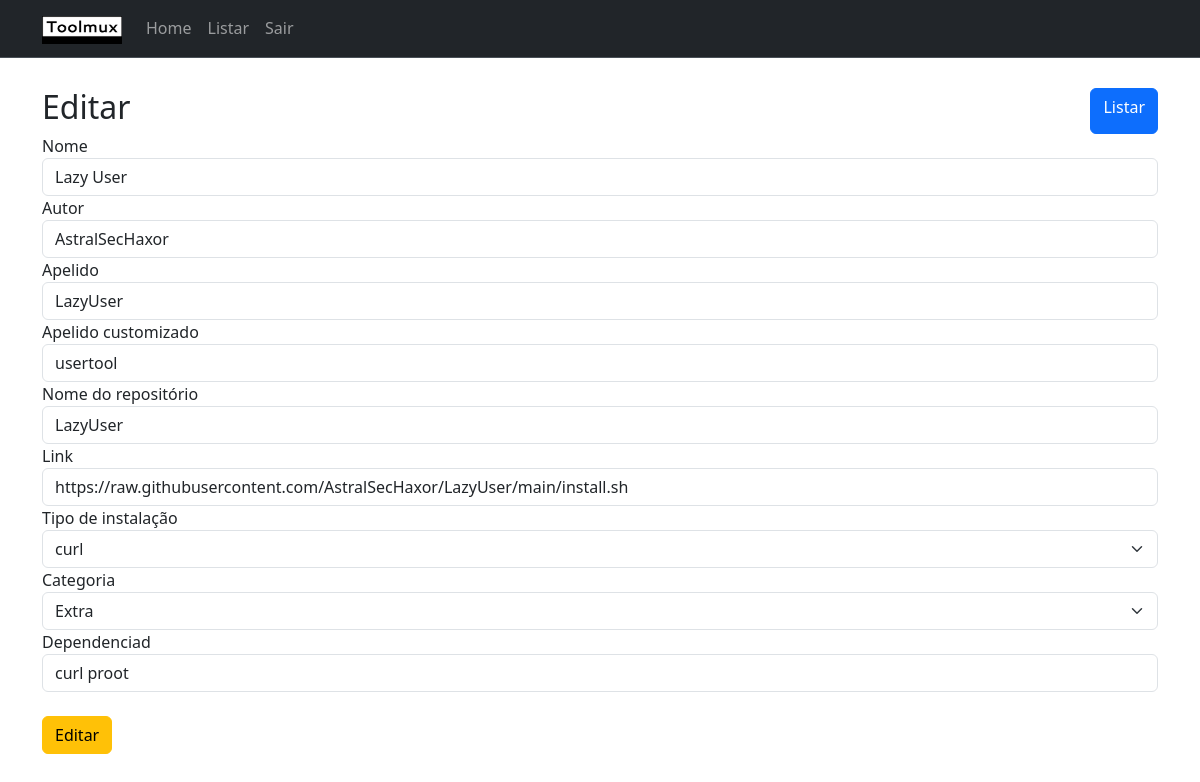
The page /editar/4/ on the database its author committed.
### app/models.py (models this page shows)
class Tool(db.Model):
    id = db.Column(db.Integer, primary_key=True)
    name = db.Column(db.String(120), nullable=False)
    author = db.Column(db.String(120), nullable=False)
    alias = db.Column(db.String(120), nullable=False)
    custom_alias = db.Column(db.String(), nullable=True)
    name_repository = db.Column(db.String(), nullable=True)
    link = db.Column(db.String(), nullable=True)
    type_install = db.Column(db.String(), nullable=False)
    category = db.Column(db.String(), nullable=False)
    dependencies = db.Column(db.String(), nullable=True)
    created = db.Column(db.DateTime, default=datetime.utcnow)
    modified = db.Column(db.DateTime, default=datetime.utcnow)

### app/routes.py (the view, shortened to what this page needs)
@login_required
@app.route('/editar/<id>/', methods=['GET', 'POST'])
def editar(id):
    form = ToEditToolForm()
    tool = Tool.query.filter_by(id=id).first()
    if tool is None:
        flash('Ferramenta não existe')
        return redirect(url_for('listar'))
    if request.method == 'GET':
        form.name.data = tool.name
        form.author.data = tool.author
        form.alias.data = tool.alias
        form.custom_alias.data = tool.custom_alias
        form.name_repository.data = tool.name_repository
        form.link.data = tool.link
        form.type_install.data = tool.type_install
        form.category.data = tool.category
        form.dependencies.data = tool.dependencies
    return render_template('edit.html', form=form, tool=tool, title='Editar')

### app/forms.py
class ToEditToolForm(FlaskForm):
    name = StringField('Nome', validators=[DataRequired()])
    author = StringField('Autor', validators=[DataRequired()])
    alias = StringField('Apelido', validators=[DataRequired()])
    custom_alias = StringField('Apelido customizado')
    name_repository = StringField('Nome do repositório')
    link = StringField('Link')
    type_install = SelectField('Tipo de instalação',
        choices=types_install,
        id="type_install",
        default="apt",
        validators=[DataRequired()]
    )
    category = SelectField('Categoria',
        choices=categories,
        id="category", default="Extra",
        validators=[DataRequired()]
    )
    dependencies = StringField('Dependenciad')
    submit = SubmitField('Editar')

### app/templates/edit.html (shortened to what this page needs)
{% extends 'base.html' %}
{% block content %}
<div class="d-flex justify-content-between">
    <h2>{{ title }}</h2>
    <a class="btn btn-primary" href="{{ url_for('listar') }}" role="button">Listar</a>
</div>
<form action="" method="POST">
    {{ form.name.label }}<br>
    {{ form.name(class="form-control") }}
    {{ form.author.label }}<br>
    {{ form.author(class="form-control") }}
    {{ form.alias.label }}<br>
    {{ form.alias(class="form-control") }}
    {{ form.custom_alias.label }}<br>
    {{ form.custom_alias(class="form-control") }}
    {{ form.name_repository.label }}<br>
    {{ form.name_repository(class="form-control") }}
    {{ form.link.label }}<br>
    {{ form.link(class="form-control") }}
    {{ form.type_install.label }}<br>
    {{ form.type_install(class="form-select") }}
    {{ form.category.label }}<br>
    {{ form.category(class="form-select") }}
    {{ form.dependencies.label }}<br>
    {{ form.dependencies(class="form-control") }}<br>
    {{ form.submit(class="btn btn-warning") }}
</form>
{% endblock %}

### rows shown on the page
Tool: name "Lazy User", author "AstralSecHaxor", alias "LazyUser", custom_alias "usertool", name_repository "LazyUser", link "https://raw.githubusercontent.com/AstralSecHaxor/LazyUser/main/install.sh", type_install "curl", category "Extra", dependencies "curl proot"

### other values the page prints
{{ title }} "Editar"
